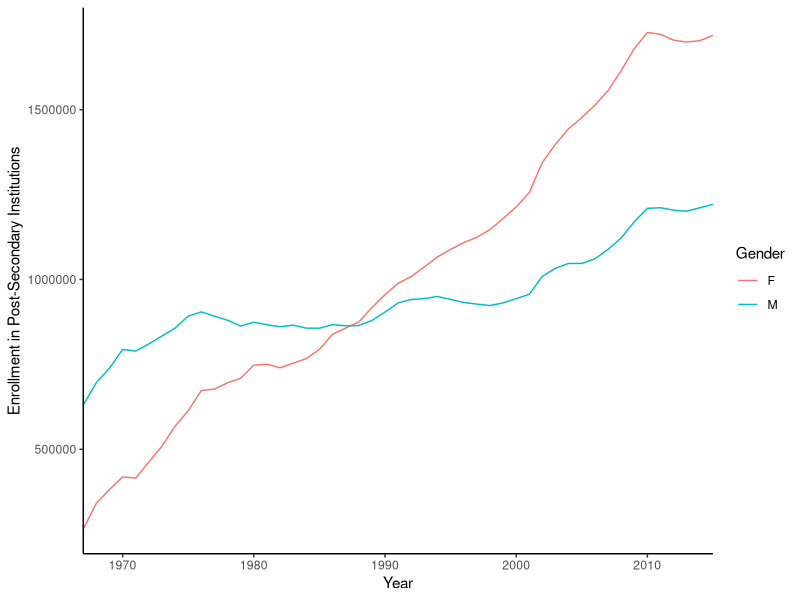
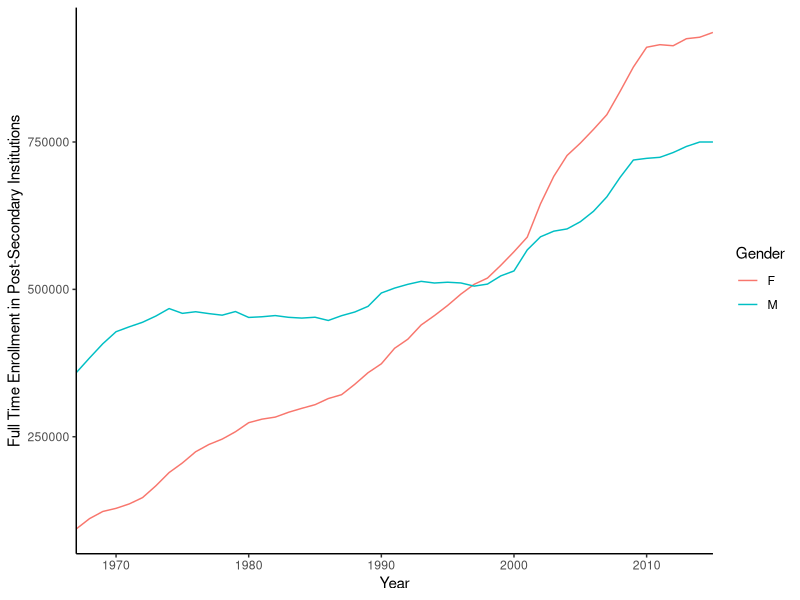
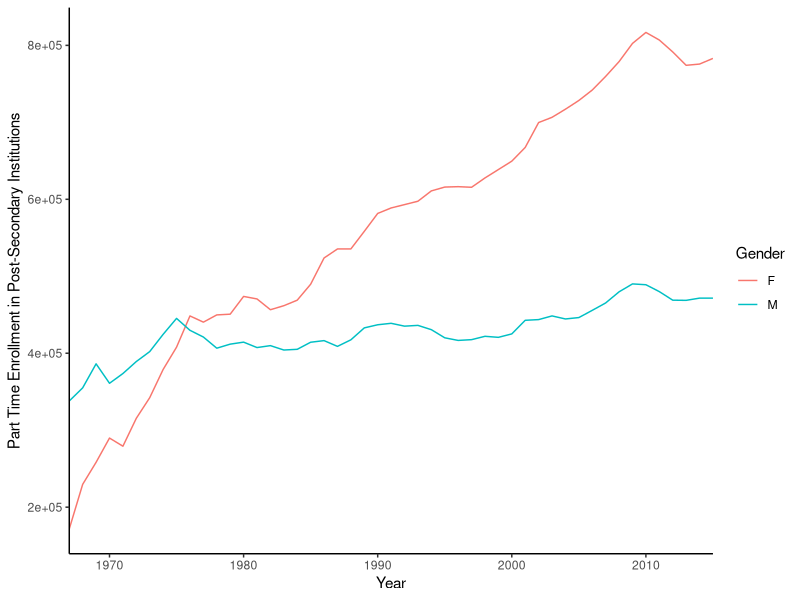
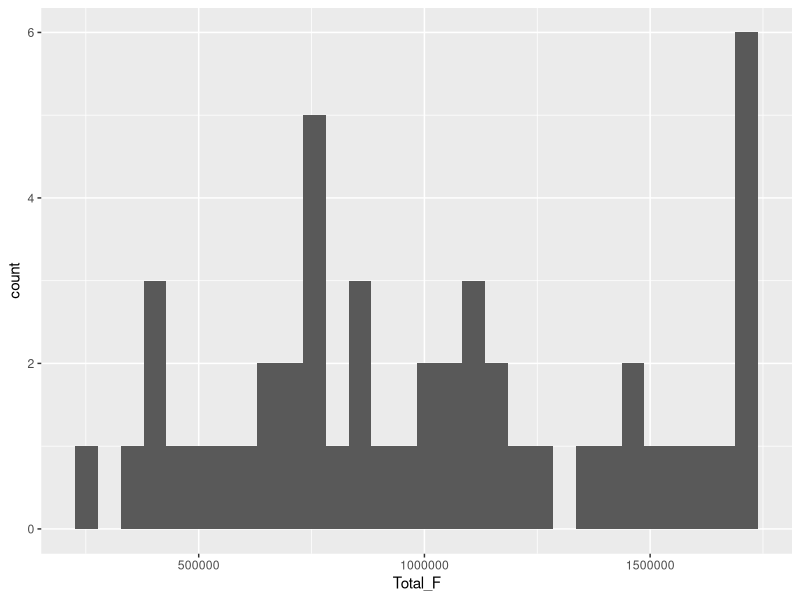
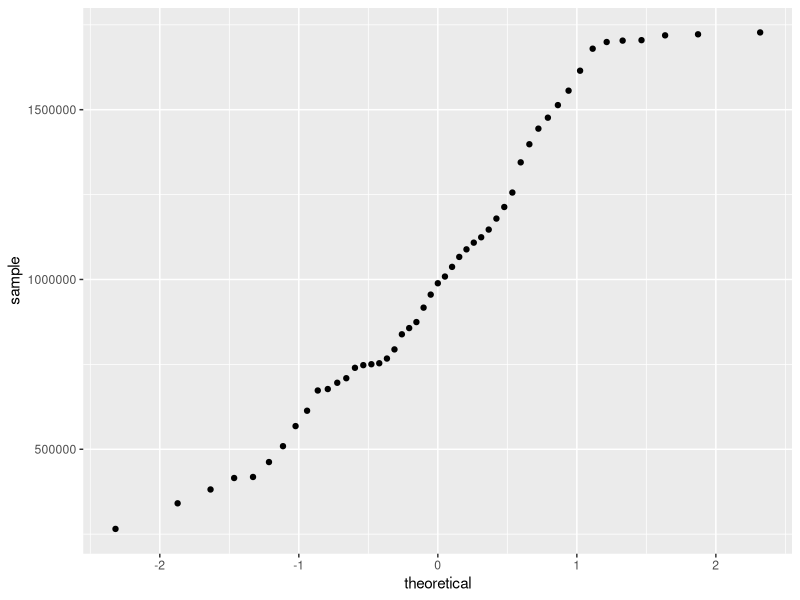
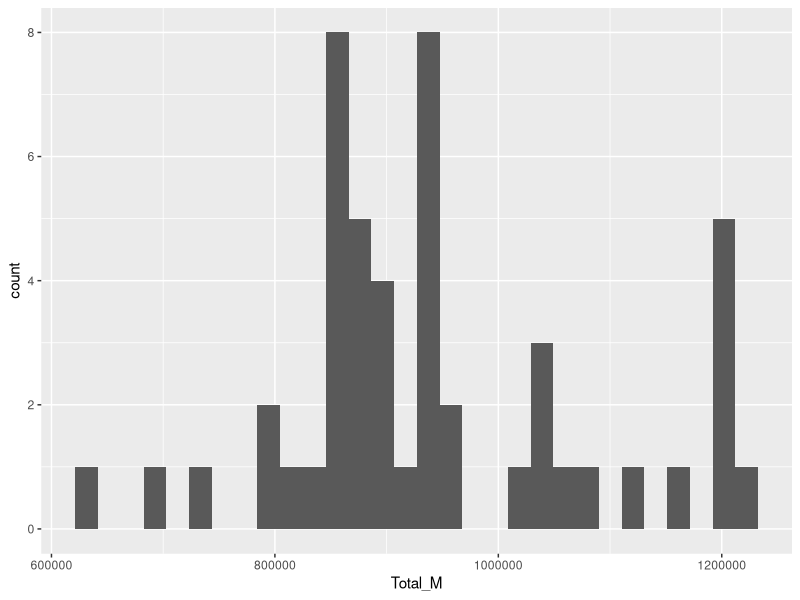
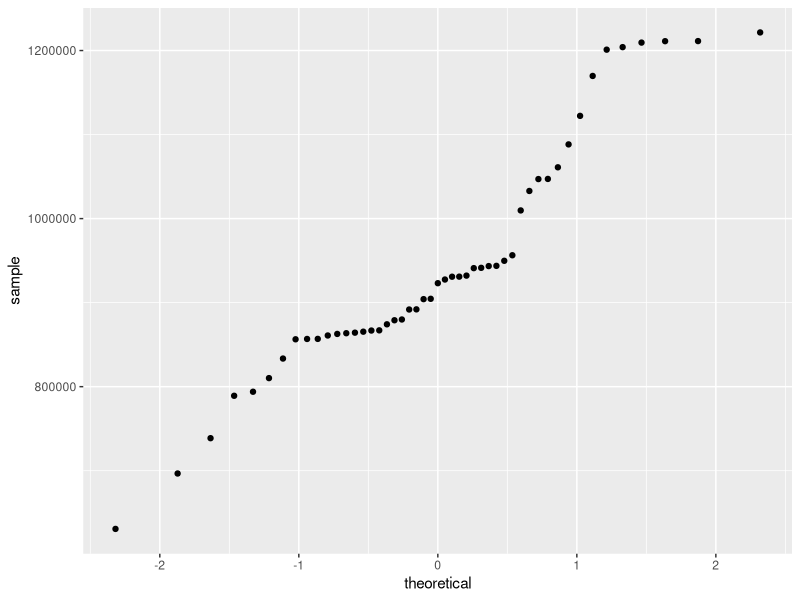
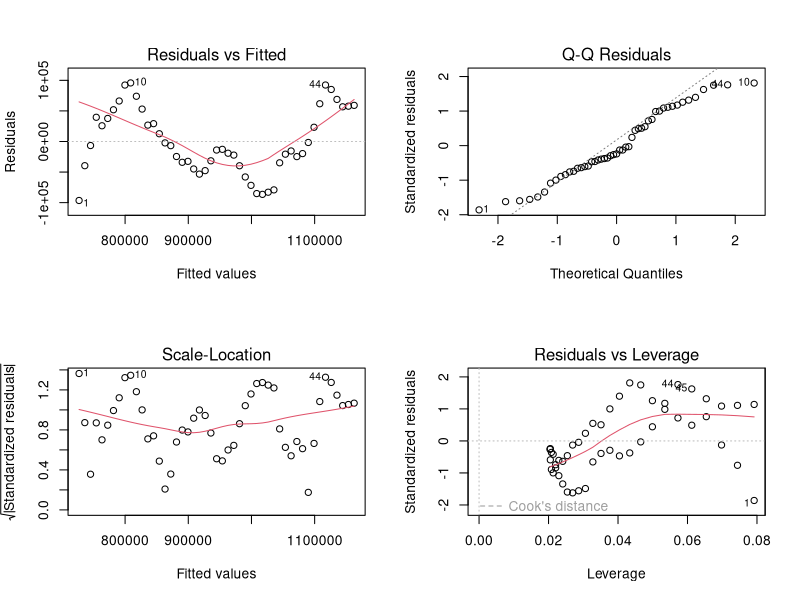

These figures' R source, in order: (Note: this script raises an error after producing the figures.)
## ---- chunk 1
knitr::opts_chunk$set(echo = TRUE)
library(tidyverse)
library(car)



faculty <- read_csv("Faculty_salary_data_cleaned.csv")
grad <- read_csv("Grad_enrollment_cleaned.csv")
grad2 <- read_csv("Grad_enroll_clean2.csv")
median <- read_csv("Median_salary_cleaned.csv")
phd_fields <- read_csv("F_PhD_Fields.csv")
phd_tidy <- read_csv("PhD_tidy.csv")
phd_chi <-read_csv("Field_chisquared.csv")

## ---- chunk 2
# Exploratory line graphs

###########################This is what the assingment asks for##############################################
# total enrollment males vs females
total_enrol <- grad2 %>% 
  ggplot(aes(x = Year, y = Total)) +
  geom_line(aes(color = Gender)) +
  theme_classic() +
  labs(
    x = "Year",
    y = "Enrollment in Post-Secondary Institutions"
  ) +
  scale_x_continuous(expand=c(0,0))

total_enrol
##################################################################################

# Below are extra graphs if we want
# full time enrollment men vs women
full_time <- grad2 %>% 
  ggplot(aes(x = Year, y = Full_time)) +
  geom_line(aes(color = Gender)) +
  theme_classic() +
  labs(
    x = "Year",
    y = "Full Time Enrollment in Post-Secondary Institutions"
  ) +
  scale_x_continuous(expand=c(0,0))

full_time

# part time enrollment men vs women 

part_time <- grad2 %>% 
  ggplot(aes(x = Year, y = Part_time)) +
  geom_line(aes(color = Gender)) +
  theme_classic() +
  labs(
    x = "Year",
    y = "Part Time Enrollment in Post-Secondary Institutions"
  ) +
  scale_x_continuous(expand=c(0,0))

part_time


## ---- chunk 3
# Normality tests

########## idk if necessary ###################################
Ftotal_hist <- grad %>% 
  ggplot(aes(x = Total_F)) +
  geom_histogram()

Ftotal_hist
 
Ftotal_qq <- grad %>% 
  ggplot(aes(sample = Total_F)) +
  geom_qq()

Ftotal_qq
   
  
Mtotal_hist <- grad %>% 
  ggplot(aes(x = Total_M)) +
  geom_histogram()

Mtotal_hist
 
Mtotal_qq <- grad %>% 
  ggplot(aes(sample = Total_M)) +
  geom_qq()

Mtotal_qq

###################################################

## ---- chunk 4

####### Linear Regression #####################

enroll_lm1 <- lm(Total_M ~ Year, data = grad)
# Male Salary = -17112153 + 9069(Year)

enroll_lm2 <- lm(Total_F ~ Year, data = grad)
# Female salary = -58955502 + 30126 


# check the model diagnostics

par(mfrow = c(2,2))
  plot(enroll_lm1)
  
par(mfrow = c(2,2))
  plot(enroll_lm2)
  
# check model fit
  summary(enroll_lm1)
 # overall model fit p < 0.001
  

  
####### Regression graphs ######
  
male_enroll_graph <- ggplot(grad, aes(x = Year, y = Total_M)) + 
  geom_point() +
  geom_smooth(method = lm, se = TRUE, size = 0.5, color = "gray20") + theme_bw() +
  scale_x_continuous(expand = c(0,0), limits = c(1967, 2015)) +
  labs(x = "Year", y = "Male Enrollment")
male_enroll_graph

female_enroll_graph <- ggplot(grad, aes(x = Year, y = Total_F)) + 
  geom_point() +
  geom_smooth(method = lm, se = TRUE, size = 0.5, color = "gray20") + theme_bw() +
  scale_x_continuous(expand = c(0,0), limits = c(1967, 2015)) +
  labs(x = "Year", y = "Female Enrollment")
female_enroll_graph

#### Both male and female enrollment linear regressions  ############
all_enroll_graph <- ggplot(grad, aes(x = Year, y = Total_M)) + 
  geom_point() +
  geom_smooth(method = lm, se = TRUE, size = 0.5, color = "gray20") + theme_bw() +
  scale_x_continuous(expand = c(0,0), limits = c(1967, 2015)) +
  geom_point(data = grad, aes(x =  Year, y = Total_F)) +
  geom_smooth(data = grad, aes(x =  Year, y = Total_F), method = lm, se = TRUE, size = 0.5, color = "gray20") +    theme_bw() +
  labs(x = "Year", y = "Enrollment")
all_enroll_graph
## ---- chunk 5

# exploratory column graph

phd_shifts <- phd_tidy %>% 
  filter(Field == "Physical science" | Field == "Engineering" | Field == "Education" | Field == "Humanities", Sex    == "F") %>% 
  ggplot(aes(x = Year, y = Number)) +
  geom_col(aes(fill = Field), position = "dodge") +
  scale_x_continuous(expand=c(0,0), breaks = seq(1985,2015, by=15)) +
  scale_y_continuous(expand=c(0,0)) +
  theme_classic() +
  labs(
    x = "Year",
    y = "Female PhDs Awarded"
  )

phd_shifts

#chi squared test on female "is there a sigificant difference in females receiving doctoral degrees in each field in 1985, 2000 and 2015?"

#Ho - there is no association between year and number of women in each field 
#Ha - there IS an association between year and number of women in each field 


phd_chi2 <- phd_chi %>% 
  select(-Year) %>%
  filter(physical != "NA")

row.names(phd_chi2) <- c("1985","2000","2015")

#Perform chi-square 

phd_x2test <- chisq.test(phd_chi2) 

phd_x2test

#we reject the null hypothesis beacuse the p-value is < .001. The field in which women receive their doctoral degrees differs significantly between 1985, 2000 and 2015. There is a significant association between year and number of docotoral degrees awarded to women in each field. 


#next: make a table

phdfield_prop <- prop.table(as.matrix(phd_chi2), 1) %>% 
  round(2)

phdfield_prop




## ---- chunk 6
# Comparing medians use Mann-Whitney U.

################## Compare median salaries for post-doc positions ################

#First test for equal variance

# Mann-Whitney U

# Cliffs Delta (effect size)

# Actual difference in medians 

emp_male_median <- median(median$`Emp M`)
emp_female_median <- median(median$`Emp F`)
emp_male_median - emp_female_median
# median male = 75167
# median female = 71750
# difference male - female = 3417

################### compare median salaries for non-postdoc positions ###############

# Explotory histogram - male median salaries 
# bins
k <- 2*((NROW(na.omit(median$`PS M`)))^(1/3))

psmale_hist <- ggplot(median, aes(x = `PS M`)) +
  geom_histogram(bins = k) +
  theme_classic() +
  scale_x_continuous(expand = c(0,0)) +
  scale_y_continuous (expand = c(0,0))
psmale_hist

# normal - more evenly spread 

# Exploratory QQ - male median salary 

psmale_qq <- ggplot(median, aes(sample = `PS M`)) +
  geom_qq() 
psmale_qq

# overall normal, a few more abnormal points between theoretical 0 and 1 

# histogram - female median salary
#bins
k <- 2*((NROW(na.omit(median$`PS F`)))^(1/3))

psfemale_hist <- ggplot(median, aes(x = `PS F`)) +
  geom_histogram(bins = k) +
  theme_classic() +
  scale_x_continuous(expand = c(0,0)) +
  scale_y_continuous (expand = c(0,0))
psfemale_hist

# relatively normal  

# Exploratory QQ - female median salary 

psfemale_qq <- ggplot(median, aes(sample = `PS F`)) +
  geom_qq() 
psfemale_qq

# overall relatively normal

# Mann-Whitney U

# HO: Ranks are equal (medians are equal)
# HA: Ranks are NOT equal

ps_mwu <- wilcox.test(median$`PS M`, median$`PS F`)
ps_mwu

# W = 117 p-value = 0.8671 (NOT significant)

# Cliffs Delta (effect size)

ps_cliff <- cliff.delta(median$`PS M`, median$`PS F`)
ps_cliff
# Cliff delta = 0.04 (negligible)

# Actual difference in medians 

ps_male_median <- median(median$`PS M`)
ps_female_median <- median(median$`PS F`)
ps_male_median - ps_female_median
# median male = 48000
# median female = 45000
# difference male - female = 3000

############################# Box & Whisker plot Emp #################################
emp_median <- median_box %>% 
  filter(type == "emp")

empmedian_box <- ggplot(emp_median, aes(x = sex, y = salary)) +
  geom_boxplot()+
  theme(panel.grid.major = element_blank(), panel.grid.minor = element_blank(),
        panel.background = element_blank(), axis.line = element_line(colour = "black"),text = element_text(family = "Arial"))+
  xlab("Sex")+
  ylab("Median Salary") +
  scale_x_discrete(breaks = c("female","male"), labels = c("Female", "Male"))
  
empmedian_box

########################### Box & Whisker plot Postdoc ###############################
ps_median <- median_box %>% 
  filter(type == "ps")

psmedian_box <- ggplot(ps_median, aes(x = sex, y = salary)) +
  geom_boxplot()+
  theme(panel.grid.major = element_blank(), panel.grid.minor = element_blank(),
        panel.background = element_blank(), axis.line = element_line(colour = "black"),text = element_text(family = "Arial"))+
  xlab("Sex")+
  ylab("Median Salary") +
  scale_x_discrete(breaks = c("female","male"), labels = c("Female", "Male"))
  
psmedian_box
## ---- chunk 7

# tests on the data

# correlation years since phd and years faculty service
yrs_plot <- faculty %>% 
  ggplot(aes(x = Yrs_Since_PhD, y = Yrs_Faculty_Service)) +
  geom_point(aes(color = Sex), alpha = 0.5)

yrs_plot

#correlation years faculty service vs salary

service_plot <- faculty %>% 
  ggplot(aes(x = Yrs_Faculty_Service, y = Salary)) +
  geom_point(aes(color = Sex), alpha = 0.5)

service_plot

#correlation years faculty service v salary 

salary_yrs_plot <- faculty %>% 
  ggplot(aes(x = Yrs_Since_PhD, y = Salary)) +
  geom_point(aes(color = Sex), alpha = 0.5)

salary_yrs_plot

# change reference levles

# Rank: reference level = profesor
faculty$Rank <- factor(faculty$Rank)
faculty$Rank <- fct_relevel(faculty$Rank, "Prof")

# aggregate model 
salary_lm1 <- lm(Salary ~ Rank + Yrs_Since_PhD + Yrs_Faculty_Service + Sex + Discipline, data = faculty)

vif(salary_lm1)
# yrs since phd = 7
# yrs faculty service = 5.9
# everything else less than 4

# summarized model

salary_lm2 <- lm(Salary ~ Rank + Yrs_Faculty_Service + Sex + Discipline, data = faculty)

#vif test on lm2

vif(salary_lm2)

#AIC on both models 

AIC(salary_lm1)
AIC(salary_lm2)

#lm1 has a lower AIC, but our judegement tells us lm2 is probably better 
